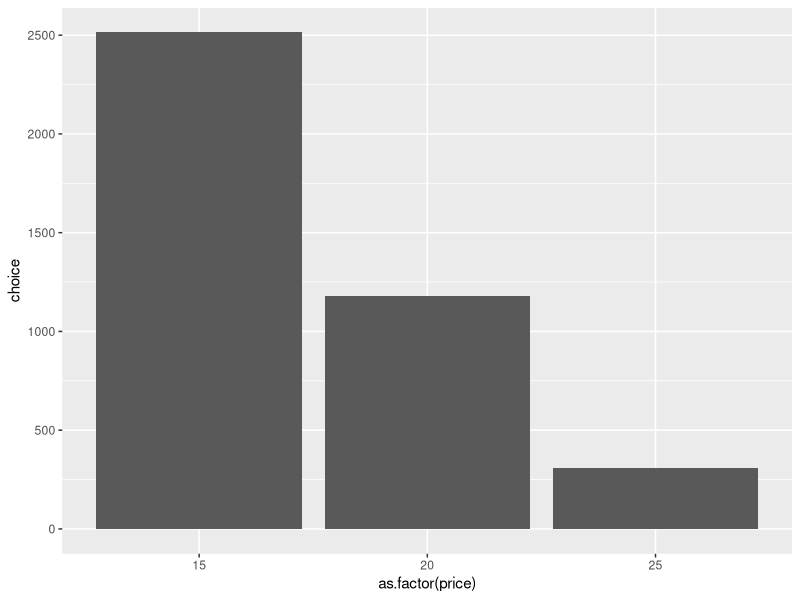
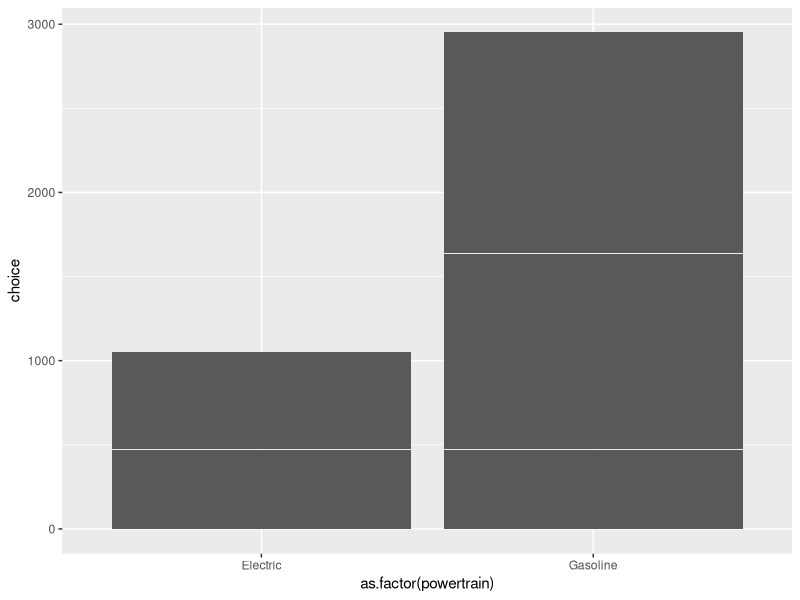

Recreate these plots in R, in order.
# Explore choice data

# Load libraries
library(tidyverse)
library(here)

# -----------------------------------------------------------------------------
# Load the data set:
data <- read_csv(here('data', 'mnl.csv'))
head(data)

# Variables:
# "respID"      = Identifies each survey respondent
# "qID"         = Identifies each question for each survey respondent
# "altID"       = Identifies the alternative in each unique choice observation
# "obsID"       = Identifies each unique choice observation
# "choice"      = 1 if the alternative is chosen, 0 otherwise
# "price"       = Purchase price in thousands of dollars (15, 20, 25)
# "fuelEconomy" = Fuel economy in miles per gallon of gasoline (20, 25, 30)
# "accelTime"   = 0 to 60 mph acceleration time in seconds (6, 7, 8)
# "powertrain"  = Indicates if the car is electric or gas

# Look at counts of values in data:
data %>% count(price)
data %>% count(fuelEconomy)
data %>% count(accelTime)
data %>% count(powertrain)

# Count number of times each alternative was chosen:
data %>% count(altID, choice)

# Check if any respondents made the same choice for all questions:
data %>% 
    filter(choice == 1) %>%
    count(respID, altID) %>% 
    filter(n == 8)

# Visualize how many times each price level was chosen:
data %>% count(price, choice)
data %>%
    ggplot() + 
    geom_col(aes(x = as.factor(price), y = choice))

# Visualize how many times electric cars were chosen compared to gasoline cars:
data %>% count(powertrain, choice)
data %>%
    ggplot() + 
    geom_col(aes(x = as.factor(powertrain), y = choice))
